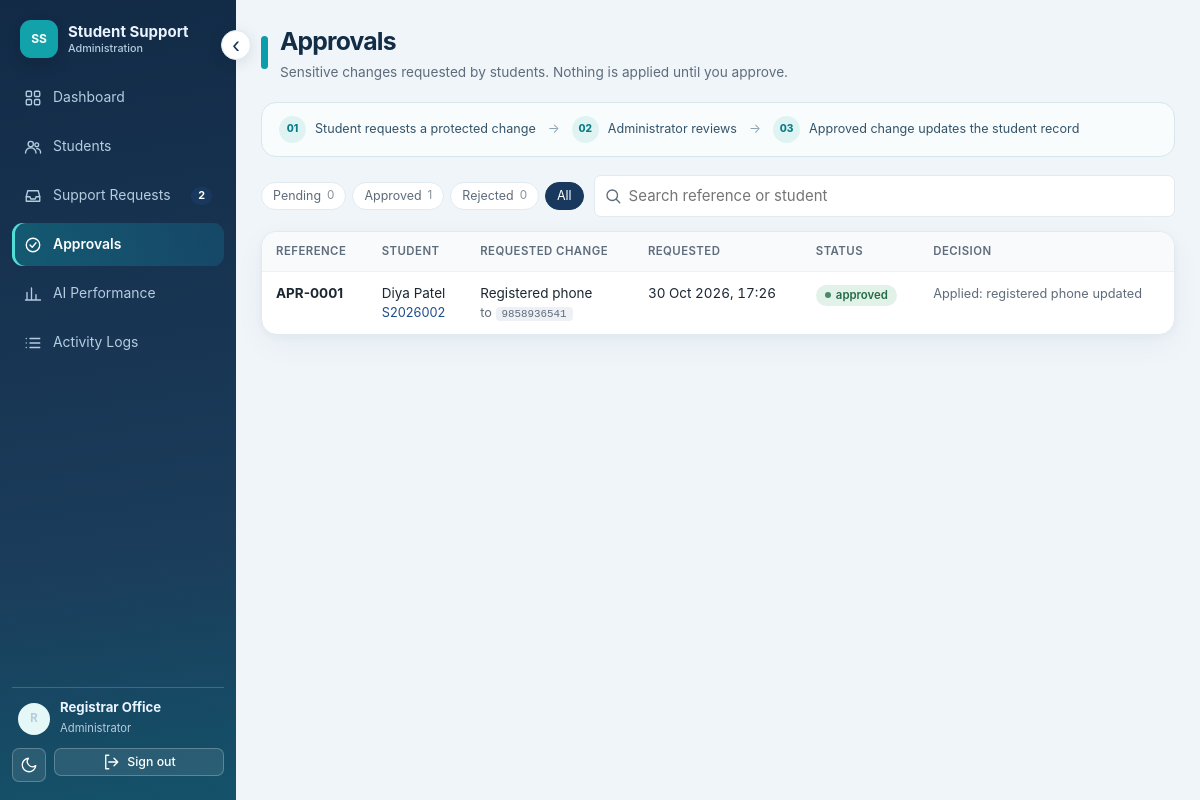
Page /admin/approvals?status=all (signed in) on the committed database.
### app/models.py (models this page shows, shortened)
class User(db.Model):
    __tablename__ = "users"
    id = db.Column(db.Integer, primary_key=True)
    username = db.Column(db.String(40), unique=True, nullable=False)
    password_hash = db.Column(db.String(255), nullable=False)
    role = db.Column(db.String(20), nullable=False, default="student")  # student | admin
    display_name = db.Column(db.String(80), nullable=False)
    student_id = db.Column(db.String(20), db.ForeignKey("student_profiles.student_id"), nullable=True)
    active = db.Column(db.Boolean, nullable=False, default=True)   # False = account cannot sign in
    created_at = db.Column(db.DateTime, default=utcnow)
    is_anonymous = False
    @property
    def is_active(self):
        return bool(self.active)
    @property
    def is_authenticated(self):
        return True

class ApprovalRequest(db.Model):
    __tablename__ = "approval_requests"
    id = db.Column(db.Integer, primary_key=True)
    approval_ref = db.Column(db.String(20), unique=True, nullable=False)
    requester_user_id = db.Column(db.Integer, db.ForeignKey("users.id"), nullable=False, index=True)
    student_id = db.Column(db.String(20), db.ForeignKey("student_profiles.student_id"), nullable=False, index=True)
    action_type = db.Column(db.String(30), nullable=False, default="update_contact")
    field = db.Column(db.String(20), nullable=False)       # email | phone
    new_value = db.Column(db.String(120), nullable=False)
    reason = db.Column(db.String(200), nullable=True)
    status = db.Column(db.String(12), nullable=False, default="pending")  # pending | approved | rejected
    created_at = db.Column(db.DateTime, default=utcnow, nullable=False)
    decided_by_user_id = db.Column(db.Integer, db.ForeignKey("users.id"), nullable=True)
    decided_at = db.Column(db.DateTime, nullable=True)
    decision_note = db.Column(db.String(200), nullable=True)
    executed_at = db.Column(db.DateTime, nullable=True)    # set exactly once, when the change is applied
    execution_result = db.Column(db.String(200), nullable=True)
    ticket_id = db.Column(db.Integer, db.ForeignKey("support_tickets.id"), nullable=True)   # optional link to a support request
    trace_id = db.Column(db.String(32), nullable=True)

class StudentProfile(db.Model):
    __tablename__ = "student_profiles"
    id = db.Column(db.Integer, primary_key=True)
    student_id = db.Column(db.String(20), unique=True, nullable=False)
    full_name = db.Column(db.String(80), nullable=False)
    programme = db.Column(db.String(120), nullable=False)
    trimester = db.Column(db.String(20), nullable=False)
    cgpa = db.Column(db.Float, nullable=False)
    email = db.Column(db.String(120), nullable=False)
    phone = db.Column(db.String(30), nullable=False)
    status = db.Column(db.String(12), nullable=False, default="active")   # active | inactive | removed (soft delete)
    created_at = db.Column(db.DateTime, default=utcnow)

### app/routes/admin.py (the view)
@bp.route("/approvals")
@admin_only
def approvals_page():
    status, q = request.args.get("status", "pending"), request.args.get("q", "").strip()
    from ..models import StudentProfile
    names = {p.student_id: p.full_name for p in StudentProfile.query.all()}
    rows = approvals.list_all(status if status in ("pending", "approved", "rejected") else None, q)
    linked_ids = [a.ticket_id for a in rows if a.ticket_id is not None]
    ticket_refs = {t.id: t.ticket_ref for t in SupportTicket.query.filter(SupportTicket.id.in_(linked_ids)).all()} if linked_ids else {}
    return render_template("admin_approvals.html", rows=rows, ticket_refs=ticket_refs,
                           status=status, q=q, names=names,
                           counts={s: ApprovalRequest.query.filter_by(status=s).count() for s in ("pending", "approved", "rejected")})

### app/security/authz.py (called while the page is built)
def role_required(*roles):
    def deco(fn):
        @wraps(fn)
        def wrapper(*a, **kw):
            if not current_user.is_authenticated:
                return abort(401) if request.path.startswith("/api/") else current_user_unauthorized()
            if current_user.role not in roles:
                from ..services import audit
                audit.record(current_user, f"access:{request.method} {request.path}", "route", request.path, "denied",
                             result="403", reason=f"role '{current_user.role}' not in {list(roles)}")
                return abort(403)
            return fn(*a, **kw)
        return wrapper
    return deco

### app/services/approvals.py (called while the page is built)
def list_all(status: str | None = None, q: str | None = None) -> list[ApprovalRequest]:
    query = ApprovalRequest.query
    if status:
        query = query.filter_by(status=status)
    if q:
        like = f"%{q.strip()}%"
        names = db.session.query(StudentProfile.student_id).filter(StudentProfile.full_name.like(like))
        query = query.filter(db.or_(ApprovalRequest.approval_ref.like(like), ApprovalRequest.student_id.like(like),
                                    ApprovalRequest.field.like(like), ApprovalRequest.student_id.in_(names)))
    return query.order_by(ApprovalRequest.id.desc()).all()

### app/templates/admin_approvals.html (shortened to what this page needs)
{% extends "base.html" %}
{% from "_macros.html" import ic, badge, empty %}
{% block page_title %}Approvals{% endblock %}
{% block page_sub %}Sensitive changes requested by students. Nothing is applied until you approve.{% endblock %}
{% block content %}
<div class="approval-explainer"><span class="step-number">01</span><span>Student requests a protected change</span><span class="step-arrow">→</span><span class="step-number">02</span><span>Administrator reviews</span><span class="step-arrow">→</span><span class="step-number">03</span><span>Approved change updates the student record</span></div>
<div class="toolbar">
  <div class="chips">
    <a class="chip {{ 'on' if status == 'pending' }}" href="{{ url_for('admin.approvals_page', status='pending') }}">Pending <em>{{ counts.pending }}</em></a>
    <a class="chip {{ 'on' if status == 'approved' }}" href="{{ url_for('admin.approvals_page', status='approved') }}">Approved <em>{{ counts.approved }}</em></a>
    <a class="chip {{ 'on' if status == 'rejected' }}" href="{{ url_for('admin.approvals_page', status='rejected') }}">Rejected <em>{{ counts.rejected }}</em></a>
    <a class="chip {{ 'on' if status not in ('pending','approved','rejected') }}" href="{{ url_for('admin.approvals_page', status='all') }}">All</a>
  </div>
  <div class="search grow">{{ ic('search') }}<input type="search" placeholder="Search reference or student" data-table-filter="#ap" aria-label="Search approvals"></div>
</div>
{% if rows %}
<div class="tablewrap"><table id="ap"><thead><tr><th>Reference</th><th>Student</th><th>Requested change</th><th>Requested</th><th>Status</th><th>Decision</th></tr></thead><tbody>
{% for a in rows %}<tr data-search="{{ (a.approval_ref ~ ' ' ~ a.student_id ~ ' ' ~ names.get(a.student_id, '') ~ ' ' ~ a.field)|lower }}">
  <td><b>{{ a.approval_ref }}</b></td><td>{{ names.get(a.student_id, a.student_id) }}<div class="note"><a href="{{ url_for('admin.student_detail', student_id=a.student_id) }}">{{ a.student_id }}</a></div></td>
  <td>Registered {{ a.field.replace('_', ' ') }}<div class="note">to <code>{{ a.new_value }}</code></div></td><td class="num nowrap">{{ a.created_at.strftime('%d %b %Y, %H:%M') }}</td>
  <td class="status-cell">{{ badge(a.status) }}</td>
  <td class="action-cell">{% if a.status == 'pending' %}<div style="display:flex;gap:6px;flex-wrap:wrap">
      <button class="btn small" type="button" data-ajax-decision="approve" data-id="{{ a.id }}" data-ref="{{ a.approval_ref }}">Approve</button>
      <button class="btn danger small" type="button" data-ajax-decision="reject" data-id="{{ a.id }}" data-ref="{{ a.approval_ref }}">Reject</button></div>
    {% else %}<span class="note">{{ a.execution_result or '' }}{% if a.decision_note %}<br>“{{ a.decision_note }}”{% endif %}</span>{% endif %}</td></tr>{% endfor %}
</tbody></table></div><div id="ap-none" class="empty" hidden>No approvals match your search.</div>
{% else %}<div class="card">{{ empty('check', 'No approval requests here', 'This list only contains structured profile-change requests (name, email or phone). Ordinary student concerns appear under Support Requests.') }}</div>{% endif %}
{% endblock %}

### app/templates/base.html (shortened to what this page needs)
<!doctype html>
<html lang="en">
<head>
  <link rel="stylesheet" href="{{ url_for('static', filename='style.css') }}">
</head>
<body>
{% from "_macros.html" import ic %}
{% if current_user.is_authenticated %}
<div class="shell">
  <aside class="side" id="sidebar" aria-label="Main navigation">
    <button type="button" id="collapse-sidebar" class="sidebar-collapse" aria-label="Collapse sidebar" aria-expanded="true" title="Expand or collapse navigation">‹</button>
    <div class="brand"><span class="brand-mark">SS</span><span class="brand-text">Student Support<small>{{ 'Administration' if current_user.role == 'admin' else 'Student portal' }}</small></span></div>
    {% set ep = request.endpoint or '' %}
    <nav class="nav">
    {% if current_user.role == 'admin' %}
      <a href="{{ url_for('admin.dashboard') }}" class="{{ 'active' if ep == 'admin.dashboard' }}">{{ ic('home') }}Dashboard</a>
      <a href="{{ url_for('admin.students_page') }}" class="{{ 'active' if ep.startswith('admin.student') }}">{{ ic('users') }}Students</a>
      <a href="{{ url_for('admin.tickets_page') }}" class="{{ 'active' if ep in ('admin.tickets_page','admin.ticket_detail') }}">{{ ic('inbox') }}Support Requests{% if nav_counts.tickets %}<span class="pill" id="nav-tickets">{{ nav_counts.tickets }}</span>{% endif %}</a>
      <a href="{{ url_for('admin.approvals_page') }}" class="{{ 'active' if ep == 'admin.approvals_page' }}">{{ ic('check') }}Approvals</a>
      <a href="{{ url_for('admin.performance_page') }}" class="{{ 'active' if ep in ('admin.performance_page','admin.run_detail') }}">{{ ic('chart') }}AI Performance</a>
      <a href="{{ url_for('admin.logs_page') }}" class="{{ 'active' if ep == 'admin.logs_page' }}">{{ ic('list') }}Activity Logs</a>
    {% endif %}
    </nav>
    <div class="side-foot">
      <div class="usercard"><span class="avatar">{{ current_user.display_name[:1] }}</span><div><b>{{ current_user.display_name }}</b><span>{{ 'Administrator' if current_user.role == 'admin' else current_user.student_id }}</span></div></div>
      <div style="display:flex;gap:8px">
        <button class="btn secondary small icon" type="button" id="theme-toggle" title="Switch light / dark theme" aria-label="Switch theme">{{ ic('moon') }}</button>
        <form method="post" action="{{ url_for('auth.logout') }}" style="flex:1;margin:0"><input type="hidden" name="csrf_token" value="{{ csrf_token() }}"><button class="btn secondary small" style="width:100%" type="submit">{{ ic('logout') }}Sign out</button></form>
      </div>
    </div>
  </aside>
  <div class="main">
    <header class="topbar"><div class="topbar-dot" aria-hidden="true"></div>
      <div class="grow"><h1>{% block page_title %}{% endblock %}</h1><p class="sub">{% block page_sub %}{% endblock %}</p></div>
    </header>
    <main class="content">{% block content %}{% endblock %}</main>
  </div>
</div>
{% else %}
{% block public %}{% endblock %}
{% endif %}
</body>
</html>

### app/templates/_macros.html (shortened to what this page needs)
{% macro ic(name) %}<svg class="ic" aria-hidden="true"><use href="#i-{{ name }}"/></svg>{% endmacro %}
{% macro badge(s) %}{% set cls = {'Open':'b-info','Under Review':'b-warn','Awaiting Student':'b-warn','Resolved':'b-ok','Rejected':'b-bad','Closed':'b-plain',
 'pending':'b-warn','approved':'b-ok','rejected':'b-bad','active':'b-ok','inactive':'b-warn','removed':'b-bad','Paid':'b-ok','Partially paid':'b-warn','Overdue':'b-bad','Unpaid':'b-warn',
 'Active':'b-ok','Under review':'b-warn','completed':'b-ok','error':'b-bad','denied':'b-bad','allowed':'b-ok'}.get(s, '') %}<span class="badge {{ cls }}">{{ s }}</span>{% endmacro %}

### rows in the picture
User: role "Administration", display_name "R", display_name "Registrar Office", role "Administrator"
ApprovalRequest: approval_ref "APR-0001", student_id "S2026002", field.replace "phone", new_value "9858936541", created_at "30 Oct 2026, 17:26", status "approved", execution_result "Applied: registered phone updated"
StudentProfile: get "Diya Patel"

### other values in the picture
{{ nav_counts.tickets }} "2"
{{ counts.pending }} "0"
{{ counts.approved }} "1"
{{ counts.rejected }} "0"
